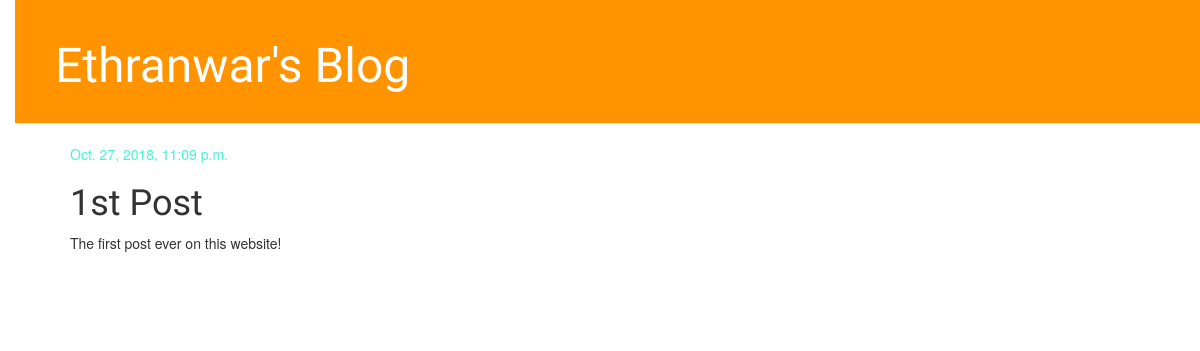
/post/1/, run on an earlier commit of the app's database.
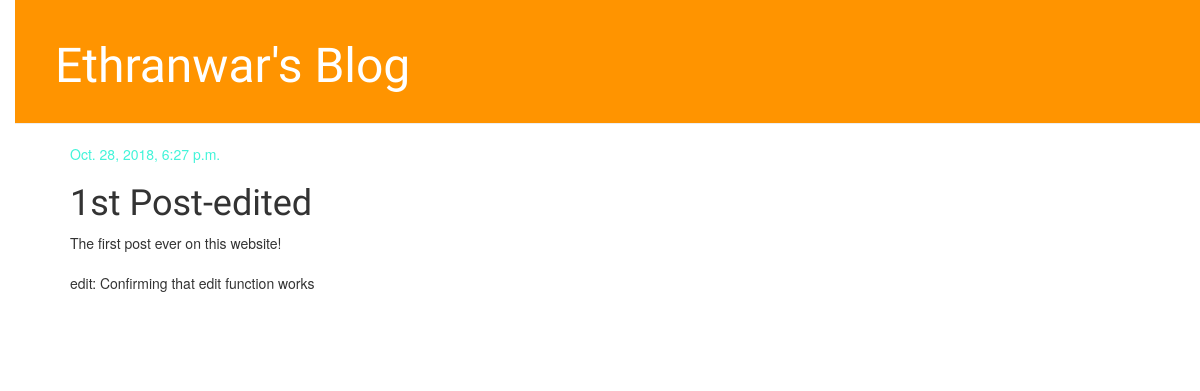
And on a later commit of the database.
### blog/models.py (models this page shows, shortened)
class Post(models.Model):
    author = models.ForeignKey('auth.User', on_delete=models.CASCADE)
    title = models.CharField(max_length=200)
    text = models.TextField()
    created_date = models.DateTimeField(
            default=timezone.now)
    published_date = models.DateTimeField(
            blank=True, null=True)

### blog/views.py (the view)
# urls.py: path('post/<int:pk>/',views.post_detail,name='post_detail'),
def post_detail(request, pk):
    post = get_object_or_404(Post, pk=pk)
    return render(request, 'blog/post_detail.html', {'post': post})

### blog/templates/blog/post_detail.html (shortened to what this page needs)
{% extends 'blog/base.html' %}
{% block content %}
    <div class="post">
        {% if post.published_date %}
            <div class="date">
                {{ post.published_date }}
            </div>
        {% endif %}
        <h1>{{ post.title }}</h1>
        <p>{{ post.text|linebreaksbr }}</p>
    </div>
{% endblock %}

### blog/templates/blog/base.html (shortened to what this page needs)
{% load static %}
<html>
    <head>
        <link rel="stylesheet" href="//maxcdn.bootstrapcdn.com/bootstrap/3.2.0/css/bootstrap.min.css">
        <link rel="stylesheet" href="//maxcdn.bootstrapcdn.com/bootstrap/3.2.0/css/bootstrap-theme.min.css">
        <link rel="stylesheet" href="{% static 'css/blog.css' %}">
    </head>
    <body>
      <div class="page-header">
      <h1><a href="/">Ethranwar's Blog</a></h1>
  </div>
  <div class="content container">
      <div class="row">
          <div class="col-md-8">
          {% block content %}{% endblock %}
          </div>
      </div>
  </div>
    </body>
</html>

### blog/static/css/blog.css (style rules this page uses)
h1 a { color: #2af730; font-family: Lobster; }
body { padding-left: 15px; }
.page-header { background-color: #ff9400; margin-top: 0; padding: 20px 20px 20px 40px; }
.page-header h1, .page-header h1 a, .page-header h1 a:visited, .page-header h1 a:active { color: #ffffff; font-size: 36pt; text-decoration: none; }
.content { margin-left: 40px; }
h1, h2, h3, h4 { font-family: 'Lobster', cursive; }
.date { color: #42f4d9; }
.post { margin-bottom: 70px; }

What changed in the data, as far as the page shows it:
changed Post: published_date "Oct. 27, 2018, 11:09 p.m." → "Oct. 28, 2018, 6:27 p.m."; title "1st Post" → "1st Post-edited"; text "The first post ever on this website!" → "The first post ever on this website! edit: Confirming that edit function works"
